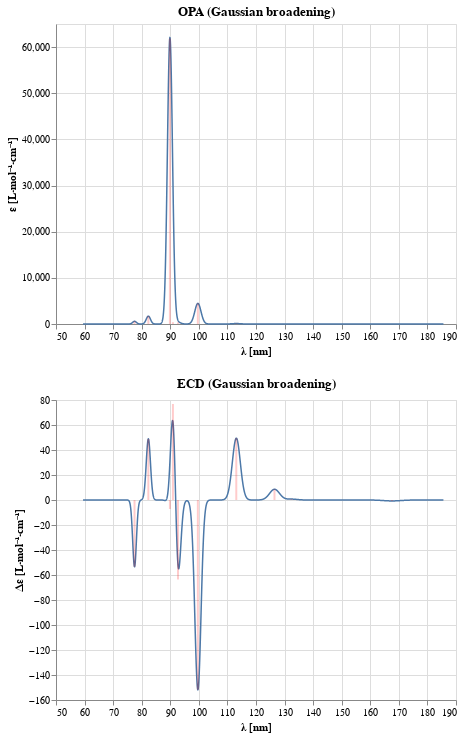

Notebook code for this chart:
### Markdown cell above
And we can plot the results, of course!

### Code cell
import numpy as np

# get poles and residues to plot OPA and ECD spectra
poles = [r["EXCITATION ENERGY"] for r in res]
opa_residues = [np.linalg.norm(r["ELECTRIC DIPOLE TRANSITION MOMENT (LEN)"])**2 for r in res]
ecd_residues = [r["ROTATORY STRENGTH (LEN)"] for r in res]

from psi4.driver.p4util import spectrum

opa_spectrum = spectrum(poles=poles, residues=opa_residues, gamma=0.01, out_units="nm")

ecd_spectrum = spectrum(poles=poles, residues=ecd_residues, kind="ECD", gamma=0.01, out_units="nm")

from altair_spectrum import plot_spectrum

opa_plot = plot_spectrum(opa_spectrum,
                         title="OPA (Gaussian broadening)",
                         x_title=("λ", "nm"))

ecd_plot = plot_spectrum(ecd_spectrum,
                         title="ECD (Gaussian broadening)",
                         x_title=("λ", "nm"),
                         y_title=("Δε", "L⋅mol⁻¹⋅cm⁻¹"))

opa_plot & ecd_plot

### Figure 1 — Vega-Lite specification as saved in the notebook (floating-point values rounded to 4 significant figures; data arrays with more than 128 entries replaced by an {"elided": "..."} marker saying what was removed)
{"config": {"view": {"continuousWidth": 400, "continuousHeight": 300}}, "vconcat": [{"layer": [{"data": {"name": "data-e65d8f96dde1a082ed4f7afd08196a59"}, "mark": {"type": "line", "size": 1.5}, "encoding": {"x": {"type": "quantitative", "axis": {"offset": 0, "title": "λ [nm]"}, "field": "x"}, "y": {"type": "quantitative", "axis": {"title": "ε [L⋅mol⁻¹⋅cm⁻¹]"}, "field": "y"}}}, {"data": {"name": "data-e65d8f96dde1a082ed4f7afd08196a59"}, "mark": "circle", "encoding": {"x": {"type": "quantitative", "axis": {"offset": 0, "title": "λ [nm]"}, "field": "x"}, "y": {"type": "quantitative", "axis": {"title": "ε [L⋅mol⁻¹⋅cm⁻¹]"}, "field": "y"}}, "transform": [{"filter": {"selection": "selector003"}}]}, {"data": {"name": "data-e65d8f96dde1a082ed4f7afd08196a59"}, "mark": "rule", "encoding": {"opacity": {"condition": {"value": 0.3, "selection": "selector003"}, "value": 0}, "tooltip": [{"type": "quantitative", "field": "x", "format": ".4f", "title": "λ"}, {"type": "quantitative", "field": "y", "format": ".1f", "title": "ε"}], "x": {"type": "quantitative", "field": "x"}}, "selection": {"selector003": {"type": "single", "fields": ["x"], "nearest": true, "on": "mouseover", "empty": "none", "clear": "mouseout"}}}, {"data": {"name": "data-5af653cda3e370039b2379300bf435df"}, "mark": {"type": "bar", "color": "red", "opacity": 0.2, "size": 2}, "encoding": {"x": {"type": "quantitative", "field": "poles"}, "y": {"type": "quantitative", "field": "residues"}}}], "title": "OPA (Gaussian broadening)"}, {"layer": [{"data": {"name": "data-4c4b0fdfcb6728d2bdbd39328c9f4bd0"}, "mark": {"type": "line", "size": 1.5}, "encoding": {"x": {"type": "quantitative", "axis": {"offset": 0, "title": "λ [nm]"}, "field": "x"}, "y": {"type": "quantitative", "axis": {"title": "Δε [L⋅mol⁻¹⋅cm⁻¹]"}, "field": "y"}}}, {"data": {"name": "data-4c4b0fdfcb6728d2bdbd39328c9f4bd0"}, "mark": "circle", "encoding": {"x": {"type": "quantitative", "axis": {"offset": 0, "title": "λ [nm]"}, "field": "x"}, "y": {"type": "quantitative", "axis": {"title": "Δε [L⋅mol⁻¹⋅cm⁻¹]"}, "field": "y"}}, "transform": [{"filter": {"selection": "selector004"}}]}, {"data": {"name": "data-4c4b0fdfcb6728d2bdbd39328c9f4bd0"}, "mark": "rule", "encoding": {"opacity": {"condition": {"value": 0.3, "selection": "selector004"}, "value": 0}, "tooltip": [{"type": "quantitative", "field": "x", "format": ".4f", "title": "λ"}, {"type": "quantitative", "field": "y", "format": ".1f", "title": "Δε"}], "x": {"type": "quantitative", "field": "x"}}, "selection": {"selector004": {"type": "single", "fields": ["x"], "nearest": true, "on": "mouseover", "empty": "none", "clear": "mouseout"}}}, {"data": {"name": "data-05e8e1030f3bfcfef76e2279809d6573"}, "mark": {"type": "bar", "color": "red", "opacity": 0.2, "size": 2}, "encoding": {"x": {"type": "quantitative", "field": "poles"}, "y": {"type": "quantitative", "field": "residues"}}}], "title": "ECD (Gaussian broadening)"}], "$schema": "https://vega.github.io/schema/vega-lite/v4.8.1.json", "datasets": {"data-e65d8f96dde1a082ed4f7afd08196a59": {"elided": "5000 records"}, "data-5af653cda3e370039b2379300bf435df": [{"poles": 167.6, "residues": 1.62}, {"poles": 132.5, "residues": 3.663e-06}, {"poles": 126.5, "residues": 2.072}, {"poles": 113.1, "residues": 96.6}, {"poles": 99.65, "residues": 4469.0}, {"poles": 92.7, "residues": 354.8}, {"poles": 90.93, "residues": 388.6}, {"poles": 89.87, "residues": 61850.0}, {"poles": 82.32, "residues": 1702.0}, {"poles": 77.48, "residues": 584.8}], "data-4c4b0fdfcb6728d2bdbd39328c9f4bd0": {"elided": "5000 records"}, "data-05e8e1030f3bfcfef76e2279809d6573": [{"poles": 167.6, "residues": -0.7461}, {"poles": 132.5, "residues": 0.7091}, {"poles": 126.5, "residues": 8.568}, {"poles": 113.1, "residues": 49.45}, {"poles": 99.65, "residues": -151.8}, {"poles": 92.7, "residues": -63.6}, {"poles": 90.93, "residues": 76.79}, {"poles": 89.87, "residues": -7.186}, {"poles": 82.32, "residues": 48.86}, {"poles": 77.48, "residues": -53.38}]}}
